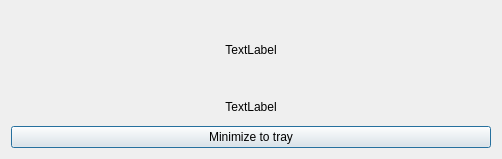
<?xml version="1.0" encoding="UTF-8"?>
<ui version="4.0">
 <class>ServerDialog</class>
 <widget class="QDialog" name="ServerDialog">
  <property name="geometry">
   <rect>
    <x>0</x>
    <y>0</y>
    <width>502</width>
    <height>159</height>
   </rect>
  </property>
  <property name="windowTitle">
   <string>Dialog</string>
  </property>
  <layout class="QGridLayout" name="gridLayout">
   <item row="0" column="0">
    <layout class="QVBoxLayout" name="TextLayout" stretch="3,1,1">
     <item>
      <widget class="QLabel" name="SeverLabel">
       <property name="text">
        <string>TextLabel</string>
       </property>
       <property name="alignment">
        <set>Qt::AlignCenter</set>
       </property>
      </widget>
     </item>
     <item>
      <widget class="QLabel" name="StateLabel">
       <property name="text">
        <string>TextLabel</string>
       </property>
       <property name="textFormat">
        <enum>Qt::AutoText</enum>
       </property>
       <property name="scaledContents">
        <bool>false</bool>
       </property>
       <property name="alignment">
        <set>Qt::AlignCenter</set>
       </property>
       <property name="wordWrap">
        <bool>false</bool>
       </property>
       <property name="indent">
        <number>20</number>
       </property>
       <property name="openExternalLinks">
        <bool>false</bool>
       </property>
      </widget>
     </item>
     <item>
      <widget class="QPushButton" name="HideButton">
       <property name="text">
        <string>Minimize to tray</string>
       </property>
      </widget>
     </item>
    </layout>
   </item>
  </layout>
 </widget>
 <resources/>
 <connections/>
</ui>
